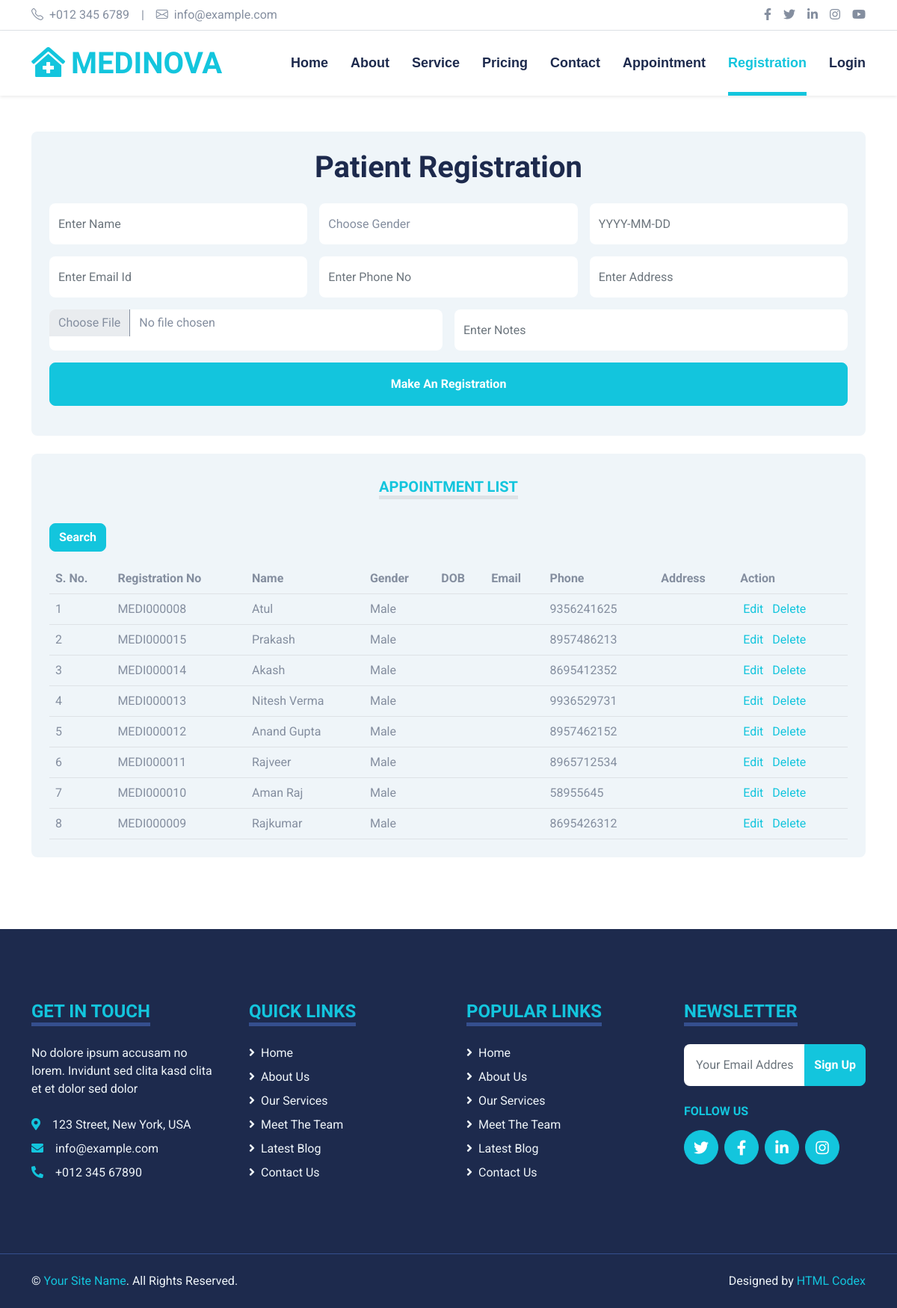
Page /registration/ on the earlier database version.
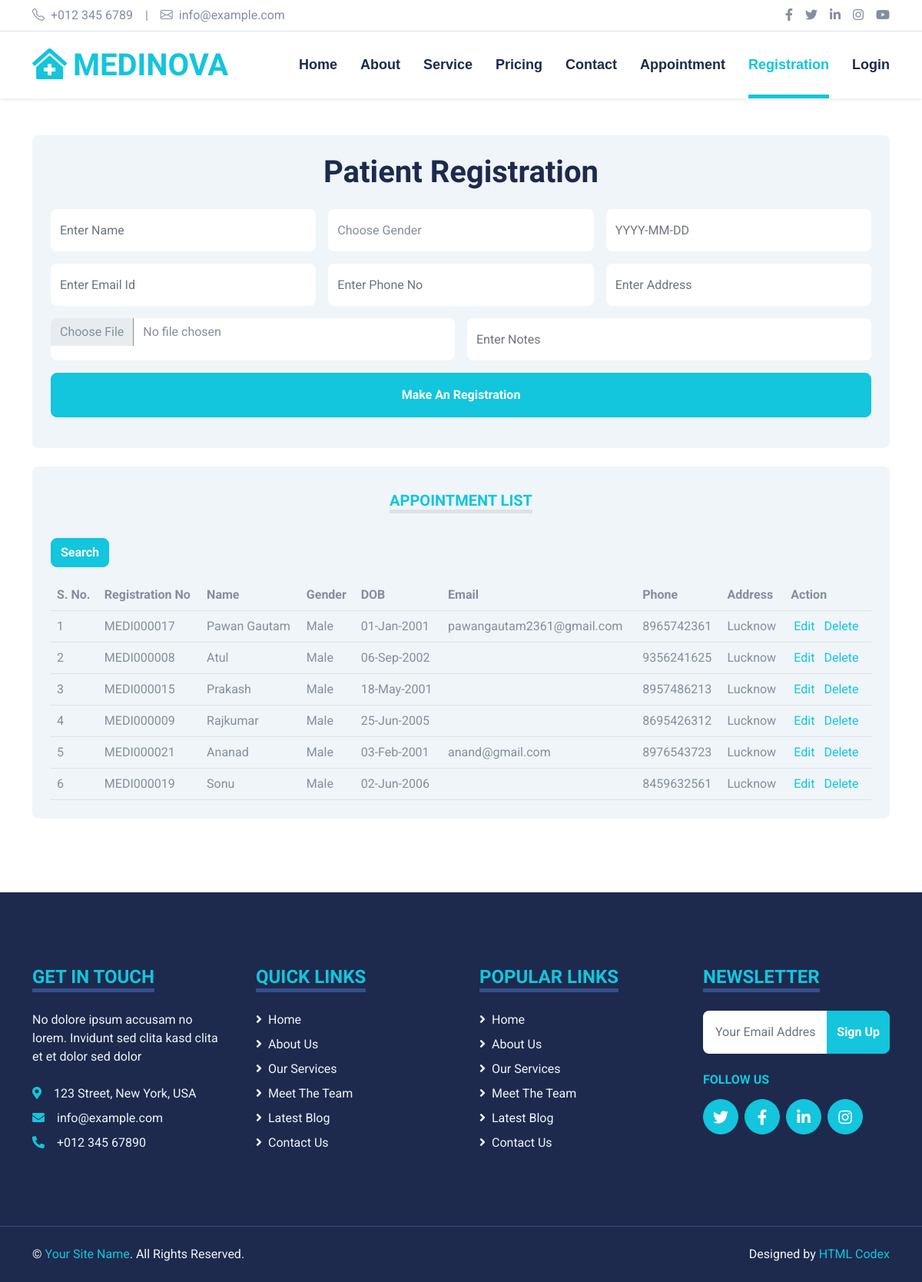
Same page on the later database version.
### hms/models.py (models this page shows, shortened)
class Patient(models.Model):
    user = models.OneToOneField(User, on_delete=models.CASCADE, null=True, blank=True)
    name = models.CharField(max_length=100)
    gender = models.CharField(max_length=100, choices=GENDER_CHOICES)
    dob = models.DateField(null=True, blank=True)
    email = models.EmailField(null=True, blank=True)
    phone = models.CharField(max_length=10)
    address = models.CharField(max_length=255, null=True, blank=True)
    photo = models.ImageField(upload_to='media/patient', null=True, blank=True)
    note = models.CharField(max_length=255, null=True, blank=True)
    first_login = models.BooleanField(null=True, blank=True, default=False)
    created_date = models.DateTimeField(auto_now=True)

### hms/views.py (the view)
# urls.py: path('registration/', view_patient_registration, name='registration'),
def view_patient_registration(request):
    depart = Department.objects.all()
    doc = Doctor.objects.all()
    patients = Patient.objects.all().order_by('-created_date')
    if request.method == "POST":
        form = PatientForm(request.POST)
        if form.is_valid():
            patient = form.save(commit=False)
            patient.save()
            id = str(patient.id)
            if len(id) < 6:
                id = id.zfill(6)
            username = f"MEDI{id}"
            password = 'MEDINOVA@123'
            user = User.objects.create_user(username=username, password=password)
            user.is_staff = True
            g1 = Group.objects.get(id=1)
            user.groups.add(g1)
            user.save()
            patient.user = user
            patient.save()
            form = PatientForm()
            msg = {
                'icon' : 'success',
                'title' : 'Congratulation!',
                'text' : f"Dear member you have successfully registered as Patient Registration No: {username} and Password: {password}"
            }
        return render(request, 'hms/registration.html', locals())
    else:
        form = PatientForm()
        return render(request, 'hms/registration.html', locals())

### hms/templates/hms/registration.html (shortened to what this page needs)
{% extends 'hms/main.html' %}
{% load static %}
{% block body %}
    <div class="container-fluid py-5">
        <div class="container">
            <div class="row gx-5">
                <div class="col-lg mb-4">
                    <div class="bg-light text-center rounded p-4">
                        <h1 class="mb-4">Patient Registration</h1>
                        <form method='POST'>
                            <div class="row g-3">
                                <div class="col col-lg-4 col-md-6">{{form.name}}</div>
                                <div class="col col-lg-4 col-md-6">{{form.gender}}</div>
                                <div class="col col-lg-4 col-md-6">{{form.dob}}</div>
                                <div class="col col-lg-4 col-md-6">{{form.email}}</div>
                                <div class="col col-lg-4 col-md-6">{{form.phone}}</div>
                                <div class="col col-lg-4 col-md-6">{{form.address}}</div>
                                <div class="col col-lg-6 col-md-6 ">{{form.photo}}</div>
                                <div class="col col-lg-6 col-md-6">{{form.note}}</div>
                            </div>
                            <div class="row g-3 py-3">
                                <div class="col">
                                    <button class="btn btn-primary w-100 py-3" type="submit">Make An Registration</button>
                                </div>
                            </div>
                        </form>
                    </div>
                </div>
                <div class="col-lg-12">
                    <div class="bg-light rounded py-2 px-4">
                        <div class="m-4 text-center">
                            <h5 class="d-inline-block text-primary text-uppercase border-bottom border-5 ">Appointment List</h5>
                        </div>
                        <button class="btn btn-primary" data-bs-target="#exampleModalToggle" data-bs-toggle="modal"  >Search</button>
                        <table class='table my-3'>
                            <tr>
                                <th>S. No.</th>
                                <th>Registration No</th>
                                <th>Name</th>
                                <th>Gender</th>
                                <th>DOB</th>
                                <th>Email</th>
                                <th>Phone</th>
                                <th>Address</th>
                                <th>Action</th>
                            </tr>
                            {% for patient in patients %}
                            <tr>
                                <td>{{forloop.counter}}</td>
                                <td>{{patient.user}}</td>
                                <td>{{patient.name}}</td>
                                <td>{{patient.gender}}</td>
                                <td>{{patient.dob|date:'d-M-Y'}}</td>
                                <td>{{patient.email|default:''}}</td>
                                <td>{{patient.phone}}</td>
                                <td>{{patient.address|default:''}}</td>
                                <td>
                                    <a href="{% url 'patient_update' patient.id %}" class='px-1'>Edit</a>
                                    <a href="{% url 'patient_delete' patient.id %}" class='px-1'>Delete</a>
                                </td>
                            </tr>
                            {% endfor %}
                        </table>
                    </div>
                </div>
            </div>
        </div>
    </div>
{% endblock body %}

### hms/templates/hms/main.html (shortened to what this page needs)
<!DOCTYPE html>
{% load static %}
<html lang="en">
<head>
     <link href="https://cdnjs.cloudflare.com/ajax/libs/font-awesome/5.15.0/css/all.min.css" rel="stylesheet">
     <link href="https://cdn.jsdelivr.net/npm/bootstrap-icons@1.4.1/font/bootstrap-icons.css" rel="stylesheet">
     <link href="{% static 'hms/lib/owlcarousel/assets/owl.carousel.min.css' %}" rel="stylesheet">
     <link href="{% static 'hms/lib/tempusdominus/css/tempusdominus-bootstrap-4.min.css' %}" rel="stylesheet" />
     <link href="{% static 'hms/css/bootstrap.min.css' %}" rel="stylesheet">
     <link href="{% static 'hms/css/style.css' %}" rel="stylesheet">
</head>
<body>
        <div class="container-fluid py-2 border-bottom d-none d-lg-block">
            <div class="container">
                <div class="row">
                    <div class="col-md-6 text-center text-lg-start mb-2 mb-lg-0">
                        <div class="d-inline-flex align-items-center">
                            <a class="text-decoration-none text-body pe-3" href=""><i class="bi bi-telephone me-2"></i>+012 345 6789</a>
                            <span class="text-body">|</span>
                            <a class="text-decoration-none text-body px-3" href=""><i class="bi bi-envelope me-2"></i>info@example.com</a>
                        </div>
                    </div>
                    <div class="col-md-6 text-center text-lg-end">
                        <div class="d-inline-flex align-items-center">
                            <a class="text-body px-2" href=""><i class="fab fa-facebook-f"></i></a>
                            <a class="text-body px-2" href=""><i class="fab fa-twitter"></i></a>
                            <a class="text-body px-2" href=""><i class="fab fa-linkedin-in"></i></a>
                            <a class="text-body px-2" href=""><i class="fab fa-instagram"></i></a>
                            <a class="text-body ps-2" href=""><i class="fab fa-youtube"></i></a>
                        </div>
                    </div>
                </div>
            </div>
        </div>
        <div class="container-fluid sticky-top bg-white shadow-sm">
            <div class="container">
                <nav class="navbar navbar-expand-lg bg-white navbar-light py-3 py-lg-0">
                    <a href="{% url 'home' %}" class="navbar-brand">
                        <h1 class="m-0 text-uppercase text-primary"><i class="fa fa-clinic-medical me-2"></i>Medinova</h1>
                    </a>
                    <div class="collapse navbar-collapse" id="navbarCollapse">
                        <div class="navbar-nav ms-auto py-0">
                            <a href="{% url 'home' %}" class="nav-item nav-link {% if request.path == '/' %}active{% endif %}">Home</a>
                            <a href="{% url 'about' %}" class="nav-item nav-link {% if request.path == '/about/' %}active{% endif %}">About</a>
                            <a href="{% url 'service' %}" class="nav-item nav-link {% if request.path == '/service/' %}active{% endif %}">Service</a>
                            <a href="{% url 'pricing' %}" class="nav-item nav-link {% if request.path == '/pricing/' %}active{% endif %}">Pricing</a>
                            <a href="{% url 'contact' %}" class="nav-item nav-link {% if request.path == '/contact/' %}active{% endif %}">Contact</a>
                            <a href="{% url 'appointment' %}" class="nav-item nav-link {% if request.path == '/appointment/' %}active{% endif %}">Appointment</a>
                            <a href="{% url 'registration' %}" class="nav-item nav-link {% if request.path == '/registration/' %}active{% endif %}">Registration</a>
                            <a href="{% url 'login' %}" class="nav-item nav-link {% if request.path == '/login/' %}active{% endif %}">Login</a>
                        </div>
                    </div>
                </nav>
            </div>
        </div>
    <div>
    {% block body %}
    {% endblock body %}
    </div>
    <div class="container-fluid bg-dark text-light mt-5 py-5">
        <div class="container py-5">
            <div class="row g-5">
                <div class="col-lg-3 col-md-6">
                    <h4 class="d-inline-block text-primary text-uppercase border-bottom border-5 border-secondary mb-4">Get In Touch</h4>
                    <p class="mb-4">No dolore ipsum accusam no lorem. Invidunt sed clita kasd clita et et dolor sed dolor</p>
                    <p class="mb-2"><i class="fa fa-map-marker-alt text-primary me-3"></i>123 Street, New York, USA</p>
                    <p class="mb-2"><i class="fa fa-envelope text-primary me-3"></i>info@example.com</p>
                    <p class="mb-0"><i class="fa fa-phone-alt text-primary me-3"></i>+012 345 67890</p>
                </div>
                <div class="col-lg-3 col-md-6">
                    <h4 class="d-inline-block text-primary text-uppercase border-bottom border-5 border-secondary mb-4">Quick Links</h4>
                    <div class="d-flex flex-column justify-content-start">
                        <a class="text-light mb-2" href="#"><i class="fa fa-angle-right me-2"></i>Home</a>
                        <a class="text-light mb-2" href="#"><i class="fa fa-angle-right me-2"></i>About Us</a>
                        <a class="text-light mb-2" href="#"><i class="fa fa-angle-right me-2"></i>Our Services</a>
                        <a class="text-light mb-2" href="#"><i class="fa fa-angle-right me-2"></i>Meet The Team</a>
                        <a class="text-light mb-2" href="#"><i class="fa fa-angle-right me-2"></i>Latest Blog</a>
                        <a class="text-light" href="#"><i class="fa fa-angle-right me-2"></i>Contact Us</a>
                    </div>
                </div>
                <div class="col-lg-3 col-md-6">
                    <h4 class="d-inline-block text-primary text-uppercase border-bottom border-5 border-secondary mb-4">Popular Links</h4>
                    <div class="d-flex flex-column justify-content-start">
                        <a class="text-light mb-2" href="#"><i class="fa fa-angle-right me-2"></i>Home</a>
                        <a class="text-light mb-2" href="#"><i class="fa fa-angle-right me-2"></i>About Us</a>
                        <a class="text-light mb-2" href="#"><i class="fa fa-angle-right me-2"></i>Our Services</a>
                        <a class="text-light mb-2" href="#"><i class="fa fa-angle-right me-2"></i>Meet The Team</a>
                        <a class="text-light mb-2" href="#"><i class="fa fa-angle-right me-2"></i>Latest Blog</a>
                        <a class="text-light" href="#"><i class="fa fa-angle-right me-2"></i>Contact Us</a>
                    </div>
                </div>
                <div class="col-lg-3 col-md-6">
                    <h4 class="d-inline-block text-primary text-uppercase border-bottom border-5 border-secondary mb-4">Newsletter</h4>
                    <form action="">
                        <div class="input-group">
                            <input type="text" class="form-control p-3 border-0" placeholder="Your Email Address">
                            <button class="btn btn-primary">Sign Up</button>
                        </div>
                    </form>
                    <h6 class="text-primary text-uppercase mt-4 mb-3">Follow Us</h6>
                    <div class="d-flex">
                        <a class="btn btn-lg btn-primary btn-lg-square rounded-circle me-2" href="#"><i class="fab fa-twitter"></i></a>
                        <a class="btn btn-lg btn-primary btn-lg-square rounded-circle me-2" href="#"><i class="fab fa-facebook-f"></i></a>
                        <a class="btn btn-lg btn-primary btn-lg-square rounded-circle me-2" href="#"><i class="fab fa-linkedin-in"></i></a>
                        <a class="btn btn-lg btn-primary btn-lg-square rounded-circle" href="#"><i class="fab fa-instagram"></i></a>
                    </div>
                </div>
            </div>
        </div>
    </div>
    <div class="container-fluid bg-dark text-light border-top border-secondary py-4">
        <div class="container">
            <div class="row g-5">
                <div class="col-md-6 text-center text-md-start">
                    <p class="mb-md-0">&copy; <a class="text-primary" href="#">Your Site Name</a>. All Rights Reserved.</p>
                </div>
                <div class="col-md-6 text-center text-md-end">
                    <p class="mb-0">Designed by <a class="text-primary" href="https://htmlcodex.com">HTML Codex</a></p>
                </div>
            </div>
        </div>
    </div>
</body>
</html>

### hms/static/hms/css/style.css (style rules this page uses)
:root { --primary: #13C5DD; --secondary: #354F8E; --light: #EFF5F9; --dark: #1D2A4D; }
.btn { font-weight: 700; transition: .5s; }
.btn-primary { color: #FFFFFF; }
.btn-lg-square { width: 46px; height: 46px; }
.btn-square, .btn-sm-square, .btn-lg-square { padding-left: 0; padding-right: 0; text-align: center; }
.navbar-light .navbar-nav .nav-link { font-family: 'Jost', sans-serif; position: relative; margin-left: 30px; padding: 30px 0; font-size: 18px; font-weight: 700; color: var(--dark); outline: none; transition: .5s; }
.navbar-light .navbar-nav .nav-link:hover, .navbar-light .navbar-nav .nav-link.active { color: var(--primary); }
@media (min-width: 992px) { .navbar-light .navbar-nav .nav-link::before { position: absolute; content: ""; width: 0; height: 5px; bottom: 0; left: 50%; background: var(--primary); transition: .5s; } }
@media (min-width: 992px) { .navbar-light .navbar-nav .nav-link:hover::before, .navbar-light .navbar-nav .nav-link.active::before { width: 100%; left: 0; } }

Differences in the rows shown:
removed Patient: user "MEDI000014", name "Akash", gender "Male", phone "8695412352"
removed Patient: user "MEDI000013", name "Nitesh Verma", gender "Male", phone "9936529731"
removed Patient: user "MEDI000012", name "Anand Gupta", gender "Male", phone "8957462152"
removed Patient: user "MEDI000011", name "Rajveer", gender "Male", phone "8965712534"
removed Patient: user "MEDI000010", name "Aman Raj", gender "Male", phone "58955645"
added Patient: user "MEDI000017", name "Pawan Gautam", gender "Male", dob "01-Jan-2001", email "pawangautam2361@gmail.com", phone "8965742361", address "Lucknow"
changed Patient "Atul": dob (not shown) → "06-Sep-2002"; address (not shown) → "Lucknow"
changed Patient "Prakash": dob (not shown) → "18-May-2001"; address (not shown) → "Lucknow"
changed Patient "Rajkumar": dob (not shown) → "25-Jun-2005"; address (not shown) → "Lucknow"
added Patient: user "MEDI000021", name "Ananad", gender "Male", dob "03-Feb-2001", email "anand@gmail.com", phone "8976543723", address "Lucknow"
added Patient: user "MEDI000019", name "Sonu", gender "Male", dob "02-Jun-2006", phone "8459632561", address "Lucknow"
